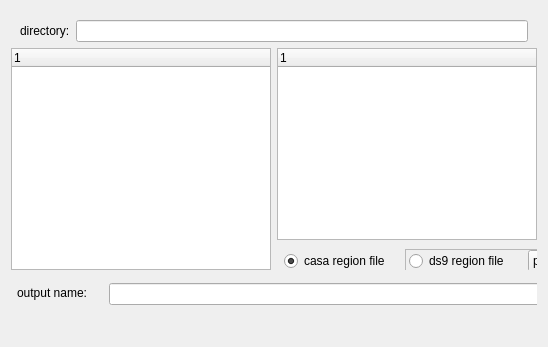
     <widget class="QWidget" name="save_regions">
      <attribute name="title">
       <string>save region</string>
      </attribute>
      <layout class="QVBoxLayout" name="verticalLayout_6">
       <item>
        <widget class="QFrame" name="region_top_frame">
         <property name="frameShape">
          <enum>QFrame::NoFrame</enum>
         </property>
         <property name="frameShadow">
          <enum>QFrame::Raised</enum>
         </property>
         <layout class="QHBoxLayout" name="_13">
          <property name="bottomMargin">
           <number>0</number>
          </property>
          <item>
           <widget class="QLabel" name="dirLabel_3">
            <property name="text">
             <string>directory:</string>
            </property>
           </widget>
          </item>
          <item>
           <widget class="QLineEdit" name="region_directory"/>
          </item>
         </layout>
        </widget>
       </item>
       <item>
        <layout class="QHBoxLayout" name="horizontalLayout_2">
         <item>
          <widget class="QTreeWidget" name="region_data_list">
           <property name="minimumSize">
            <size>
             <width>260</width>
             <height>140</height>
            </size>
           </property>
           <property name="indentation">
            <number>16</number>
           </property>
           <column>
            <property name="text">
             <string>1</string>
            </property>
           </column>
          </widget>
         </item>
         <item>
          <layout class="QVBoxLayout" name="verticalLayout_5">
           <item>
            <widget class="QTreeWidget" name="region_file_list">
             <property name="minimumSize">
              <size>
               <width>260</width>
               <height>140</height>
              </size>
             </property>
             <property name="indentation">
              <number>16</number>
             </property>
             <column>
              <property name="text">
               <string>1</string>
              </property>
             </column>
            </widget>
           </item>
           <item>
            <widget class="QFrame" name="frame_2">
             <property name="minimumSize">
              <size>
               <width>0</width>
               <height>24</height>
              </size>
             </property>
             <property name="frameShape">
              <enum>QFrame::NoFrame</enum>
             </property>
             <property name="frameShadow">
              <enum>QFrame::Raised</enum>
             </property>
             <widget class="QRadioButton" name="save_casa_region">
              <property name="geometry">
               <rect>
                <x>7</x>
                <y>5</y>
                <width>120</width>
                <height>20</height>
               </rect>
              </property>
              <property name="text">
               <string>casa region file</string>
              </property>
              <property name="checked">
               <bool>true</bool>
              </property>
             </widget>
             <widget class="QFrame" name="frame_5">
              <property name="geometry">
               <rect>
                <x>128</x>
                <y>3</y>
                <width>209</width>
                <height>27</height>
               </rect>
              </property>
              <property name="frameShape">
               <enum>QFrame::StyledPanel</enum>
              </property>
              <property name="frameShadow">
               <enum>QFrame::Raised</enum>
              </property>
              <widget class="QRadioButton" name="save_ds9_region">
               <property name="geometry">
                <rect>
                 <x>4</x>
                 <y>2</y>
                 <width>115</width>
                 <height>20</height>
                </rect>
               </property>
               <property name="text">
                <string>ds9 region file</string>
               </property>
              </widget>
              <widget class="QComboBox" name="save_ds9_csys">
               <property name="geometry">
                <rect>
                 <x>123</x>
                 <y>1</y>
                 <width>80</width>
                 <height>22</height>
                </rect>
               </property>
               <property name="maximumSize">
                <size>
                 <width>16777215</width>
                 <height>22</height>
                </size>
               </property>
               <item>
                <property name="text">
                 <string>pixel</string>
                </property>
               </item>
               <item>
                <property name="text">
                 <string>j2000</string>
                </property>
               </item>
               <item>
                <property name="text">
                 <string>b1950</string>
                </property>
               </item>
              </widget>
             </widget>
            </widget>
           </item>
          </layout>
         </item>
        </layout>
       </item>
       <item>
        <widget class="QFrame" name="frame_4">
         <property name="minimumSize">
          <size>
           <width>0</width>
           <height>40</height>
          </size>
         </property>
         <property name="frameShape">
          <enum>QFrame::NoFrame</enum>
         </property>
         <property name="frameShadow">
          <enum>QFrame::Raised</enum>
         </property>
         <widget class="QLabel" name="region_output_label">
          <property name="geometry">
           <rect>
            <x>6</x>
            <y>6</y>
            <width>91</width>
            <height>22</height>
           </rect>
          </property>
          <property name="text">
           <string>output name:</string>
          </property>
         </widget>
         <widget class="QLineEdit" name="region_output_name">
          <property name="geometry">
           <rect>
            <x>98</x>
            <y>7</y>
            <width>451</width>
            <height>22</height>
           </rect>
          </property>
         </widget>
         <widget class="QPushButton" name="region_do_save">
          <property name="geometry">
           <rect>
            <x>560</x>
            <y>4</y>
            <width>114</width>
            <height>30</height>
           </rect>
          </property>
          <property name="maximumSize">
           <size>
            <width>16777215</width>
            <height>30</height>
           </size>
          </property>
          <property name="text">
           <string>save</string>
          </property>
         </widget>
        </widget>
       </item>
       <item>
        <widget class="QLabel" name="region_output_error">
         <property name="styleSheet">
          <string notr="true">color : rgb(255, 0, 12)</string>
         </property>
         <property name="text">
          <string/>
         </property>
         <property name="textFormat">
          <enum>Qt::PlainText</enum>
         </property>
        </widget>
       </item>
      </layout>
     </widget>
